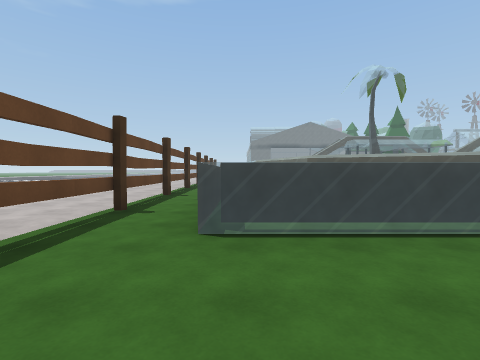
[1] (above)

24 first-person views from a walk through a Unity game level. The camera is 1.4 m above the floor, tilts 2° down and sees 85° across. The floor is counted in squares, 2 m on a side. Each view is taken from the middle of a square. On the plan, view 1 faces up. The plan holds only what a view shows up to about 9 squares ahead; the rest is blank. The place goes on beyond the plan. The player character is not drawn. Some surface patterns are stand-ins.

[2]
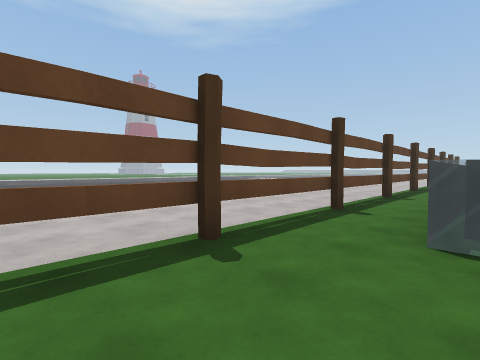

[3]
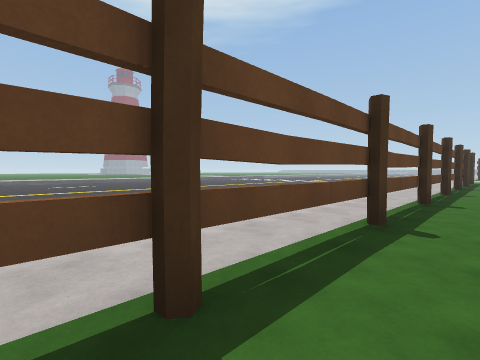

[4]
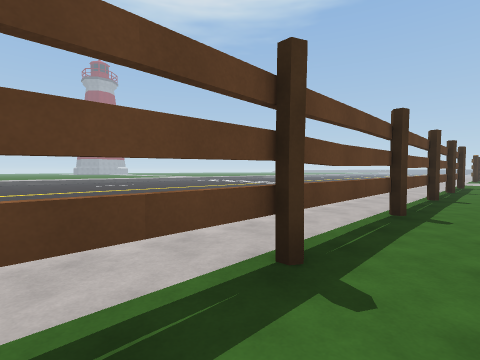

[5]
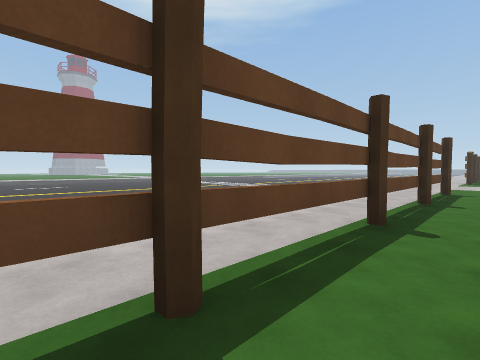

[6]
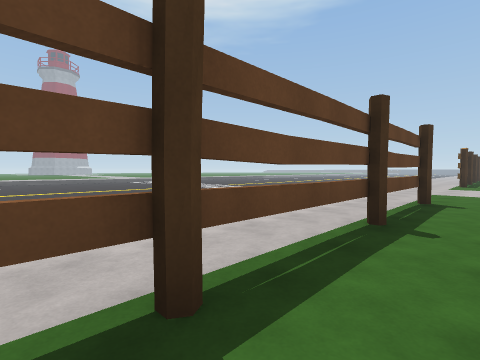

[7]
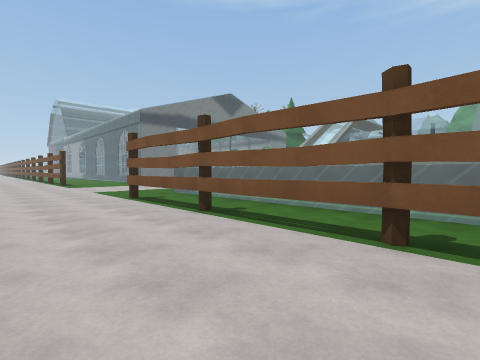

[8]
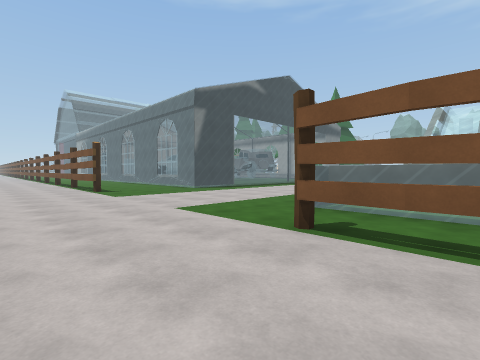

[9]
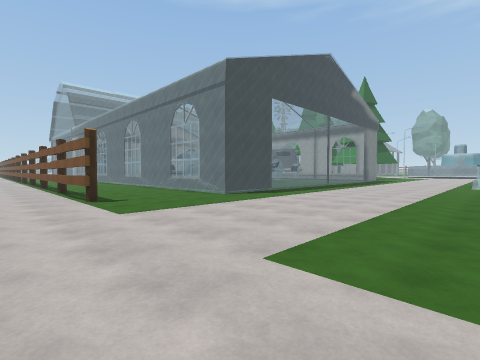

[10]
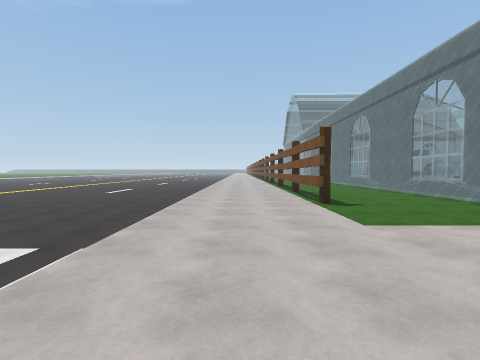

[11]
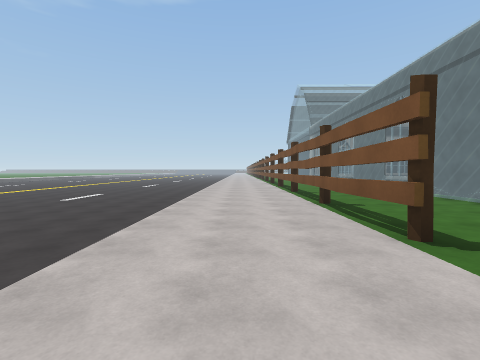

[12]
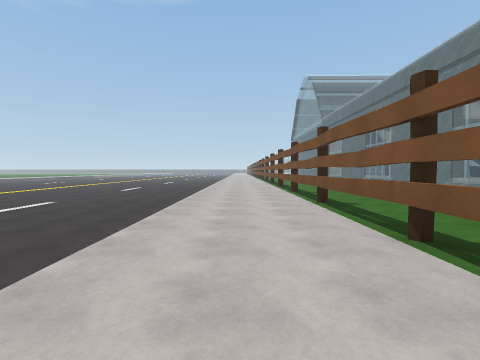

[13]
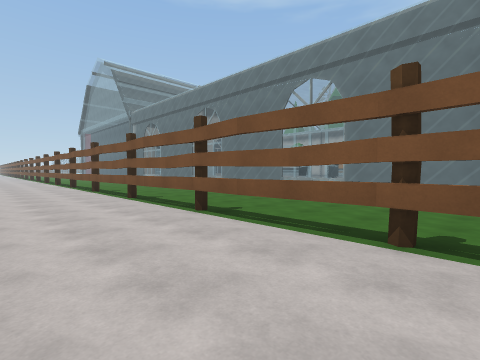

[14]
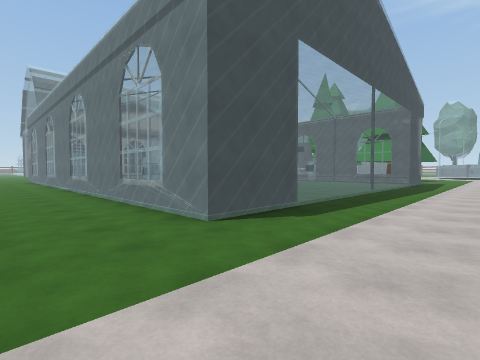

[15]
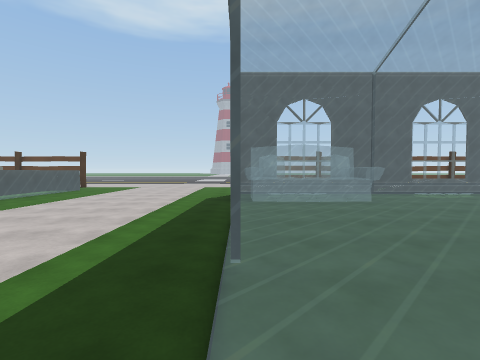

[16]
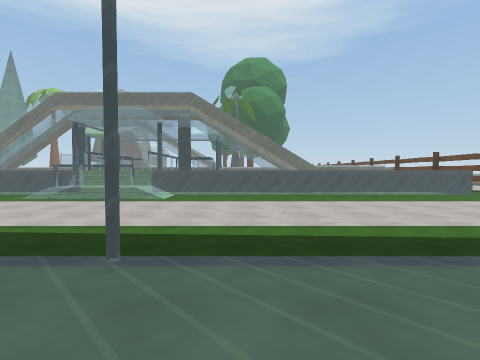

[17]
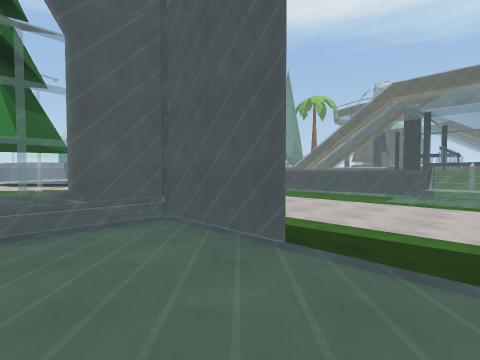

[18]
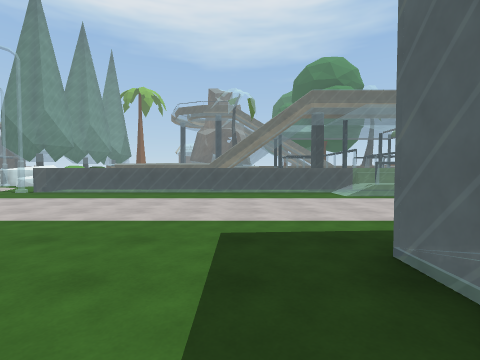

[19]
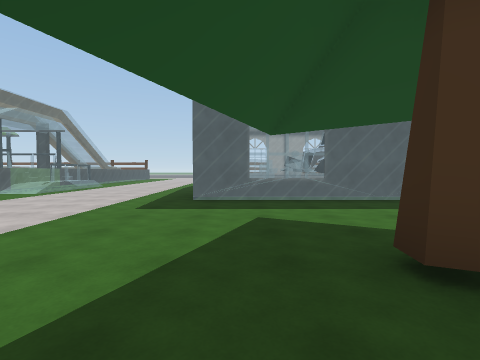

[20]
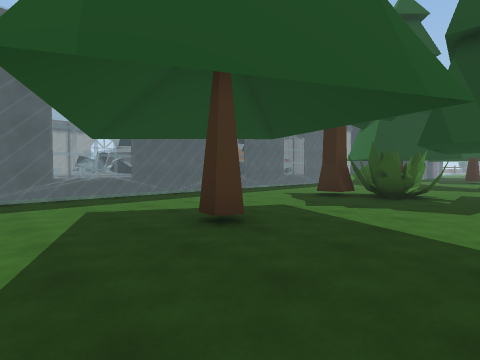

[21]
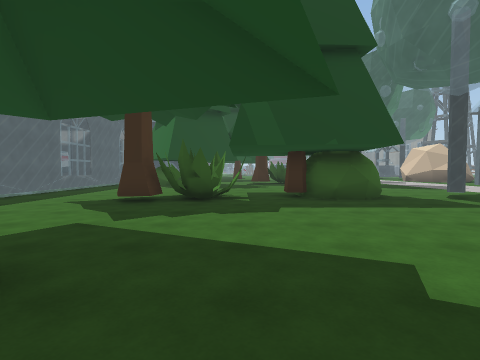

[22]
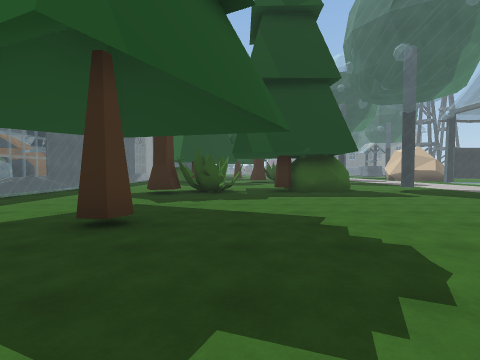

[23]
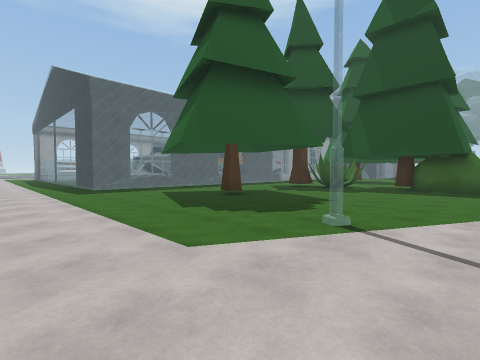

[24]
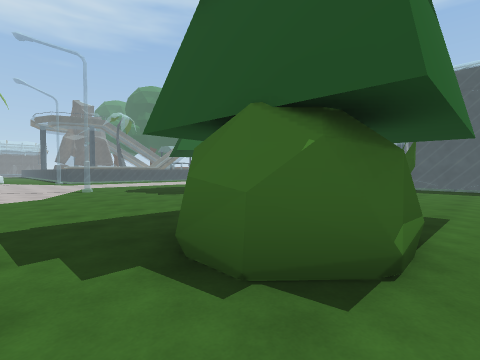

### Floor plan
Key: @ floor where view 1 was taken; # wall or solid block; . main floor; : floor 0.25 m higher than the main floor; - floor 0.5 m lower than the main floor; / step, stairs or slope; = window, fence, low wall or low ledge; ^ raised ledge; T thing the floor can be seen under or through; R tree; O other object.
Columns run from 8 left of view 1 to 26 right of it. Each row starts with its distance up from view 1.
 40 ---...T..=            :=...........
 39 ---...T..=            :=.......OO..
 38 ---...T..=            :=...ROO.RO.=
 37 ---...T..=:           :=..RRO......
 36 ---...T..=:::         :=...........
 35 ---...T..=::::         =...........
 34 ---...T..=:::::       :=...........
 33 ---...O..===::::      :=...........
 32 ---...O...= :::::  ::::=...R.......
 31 ---...O...==:::::: ::::=...........
 30 ---.......==////=////===....... ..
 29 ---...............................
 28  --...............................
 27   -...............................
 26    ............................
 25    ...............=///..........
 24    .............../ //........==
 23    .....===========^^==========.
 22    ...T.=            ^
 21    ...T.=
 20    ...T.=
 19    ...T.=^
 18    ...T.=^
 17    ...#.=^
 16    ...T.=^
 15     ..T.
 14     ..#.
 13     ..#.
 12     ..#.
 11     ..#.
 10     ..#.
  9     ..#.
  8     ..T.
  7    ...T.
  6    ...T.=
  5    ...T.= ^
  4     ..T.= ^=^
  3    ...T.====
  2    ...T....
  1    ...T...
  0    ...T.@

Positions as (right, up) in squares from view 1, and headings:
1: (0, 0), facing up
2: (0, 0), facing up-left
3: (-1, 4), facing up-left
4: (-1, 9), facing up-left
5: (-1, 13), facing up-left
6: (-1, 16), facing up-left
7: (-5, 16), facing up-right
8: (-5, 21), facing up-right
9: (-4, 24), facing up-right
10: (-4, 25), facing up
11: (-4, 28), facing up
12: (-4, 31), facing up
13: (-5, 33), facing up-right
14: (-1, 27), facing up-right
15: (10, 30), facing left
16: (7, 32), facing down
17: (11, 32), facing down-right
18: (16, 32), facing down
19: (21, 31), facing left
20: (22, 30), facing up-left
21: (21, 31), facing up
22: (21, 29), facing up
23: (25, 27), facing up-left
24: (26, 40), facing down-left
